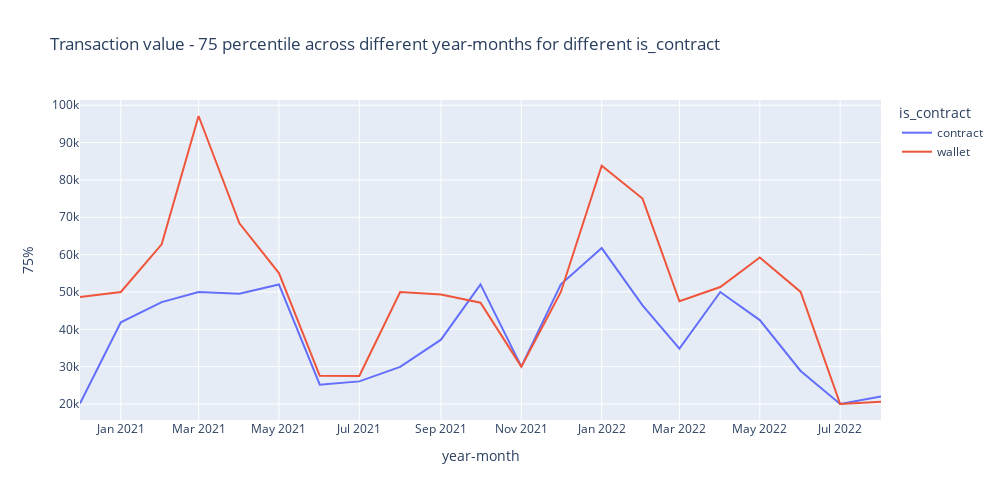

Notebook cell for this chart:
### Code cell
# plot count
fig = px.line(pdf_txn_wallet_monthly_stats, x='year-month', y="75%", color = "is_contract",
    title='Transaction value - 75 percentile across different year-months for different is_contract',width=1000,height=500)
fig.show()

### Figure 1 — Plotly figure (JSON) as saved in the notebook; plotly's stock layout.template omitted (floating-point values rounded to 4 significant figures)
{"data": [{"hovertemplate": "is_contract=contract<br>year-month=%{x}<br>75%=%{y}<extra></extra>", "legendgroup": "contract", "line": {"color": "#636efa", "dash": "solid"}, "marker": {"symbol": "circle"}, "mode": "lines", "name": "contract", "orientation": "v", "showlegend": true, "type": "scatter", "x": ["2020-12", "2021-01", "2021-02", "2021-03", "2021-04", "2021-05", "2021-06", "2021-07", "2021-08", "2021-09", "2021-10", "2021-11", "2021-12", "2022-01", "2022-02", "2022-03", "2022-04", "2022-05", "2022-06", "2022-07", "2022-08"], "xaxis": "x", "y": [20110.0, 41880.0, 47280.0, 50000, 49500.0, 52000.0, 25180.0, 26060.0, 29950.0, 37230.0, 52040.0, 30000.0, 52040.0, 61750.0, 46430.0, 34810.0, 49980.0, 42470.0, 28850.0, 20000.0, 21990.0], "yaxis": "y"}, {"hovertemplate": "is_contract=wallet<br>year-month=%{x}<br>75%=%{y}<extra></extra>", "legendgroup": "wallet", "line": {"color": "#EF553B", "dash": "solid"}, "marker": {"symbol": "circle"}, "mode": "lines", "name": "wallet", "orientation": "v", "showlegend": true, "type": "scatter", "x": ["2020-12", "2021-01", "2021-02", "2021-03", "2021-04", "2021-05", "2021-06", "2021-07", "2021-08", "2021-09", "2021-10", "2021-11", "2021-12", "2022-01", "2022-02", "2022-03", "2022-04", "2022-05", "2022-06", "2022-07", "2022-08"], "xaxis": "x", "y": [48660.0, 50000, 62770.0, 97120.0, 68380.0, 55060.0, 27560.0, 27500.0, 50000.0, 49330.0, 47120.0, 30000, 50000, 83810.0, 75000.0, 47500.0, 51330.0, 59250.0, 50010.0, 20010.0, 20610.0], "yaxis": "y"}], "layout": {"height": 500, "legend": {"title": {"text": "is_contract"}, "tracegroupgap": 0}, "title": {"text": "Transaction value - 75 percentile across different year-months for different is_contract"}, "width": 1000, "xaxis": {"anchor": "y", "domain": [0, 1], "title": {"text": "year-month"}}, "yaxis": {"anchor": "x", "domain": [0, 1], "title": {"text": "75%"}}}}
